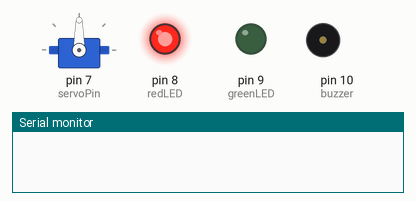
Simulated run of this sketch. Board: Arduino Uno, built with avr-gcc and run on an emulated ATmega328P. Shown: servo, output pins drawn as LEDs (lit = HIGH), buzzer (waves = sounding, pin HIGH), the last lines printed to the serial monitor. The local clock reads 2024-03-15 10:24:30 at power-on unless the sketch sets it.

Above: at 0.1 s.
At 10.1 s:
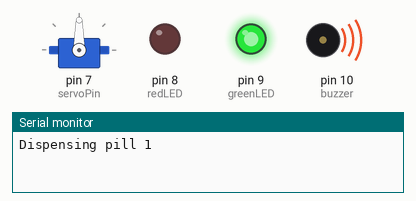
At 12.1 s:
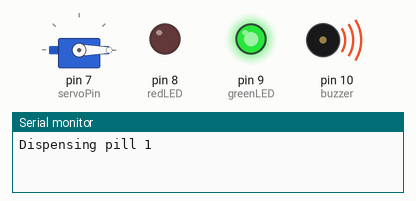
At 12.6 s:
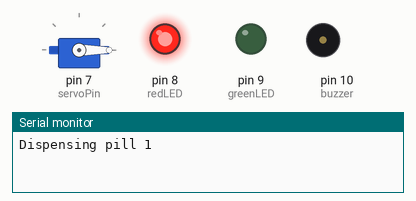
Timing chart, 0 to 14.1 s (numbered marks = the images above):
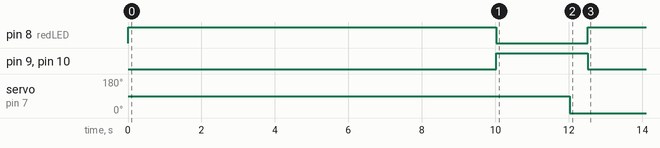

Measured:
- by itself, pin 8 (redLED): LOW → HIGH at 0.00 s, → LOW 10.0 s later, → HIGH 2.5 s later
- by itself, pin 9 (greenLED), pin 10 (buzzer): LOW → HIGH at 10.0 s, → LOW 2.5 s later
- by itself, servo on pin 7 (servoPin): 90° → 0° at 12.0 s

The sketch:

pill.ino
```cpp
#include <Wire.h>
#include <RTClib.h>
#include <Servo.h>

RTC_DS3231 rtc;
Servo pillServo;

const int redLED = 8;
const int greenLED = 9;
const int servoPin = 7;
const int buzzer = 10;

void setup() {
    Serial.begin(9600);
    Wire.begin();
    rtc.begin();

    pillServo.attach(servoPin);
    pinMode(redLED, OUTPUT);
    pinMode(greenLED, OUTPUT);
    pinMode(buzzer, OUTPUT);

    digitalWrite(redLED, HIGH);  // Red LED always ON by default
    digitalWrite(greenLED, LOW);
    digitalWrite(buzzer, LOW);

    if (rtc.lostPower()) {
        Serial.println("RTC lost power, resetting time!");
        rtc.adjust(DateTime(F(__DATE__), F(__TIME__))); // Sets RTC to compile time
    }

    DateTime now = rtc.now();
    int startSecond = now.second() + 10; // Start dispensing 30 seconds from now

    for (int i = 0; i < 3; i++) { // Dispense 3 times
        while (rtc.now().second() != startSecond) {
            delay(1000); // Wait for the next 30-second mark
        }

        Serial.print("Dispensing pill ");
        Serial.println(i + 1);

        digitalWrite(redLED, LOW);    // Turn OFF red LED
        digitalWrite(greenLED, HIGH); // Turn ON green LED
        digitalWrite(buzzer, HIGH);   // Buzzer ON

        pillServo.write(90);
        delay(2000);  // Wait for pill to drop
        pillServo.write(0);
        delay(500);

        digitalWrite(greenLED, LOW);  // Turn OFF green LED
        digitalWrite(buzzer, LOW);    // Buzzer OFF
        digitalWrite(redLED, HIGH);   // Turn ON red LED

        startSecond = (startSecond + 30) % 60; // Move to the next 30-second interval
    }

    Serial.println("Dispensing done. Red LED will now blink until reset.");

    // **Continuous blinking of red LED**
    while (true) {
        digitalWrite(redLED, LOW);
        delay(500);
        digitalWrite(redLED, HIGH);
        delay(500);
    }
}

void loop() {
    // Nothing needed in loop, the red LED will blink indefinitely after dispensing
}
```
